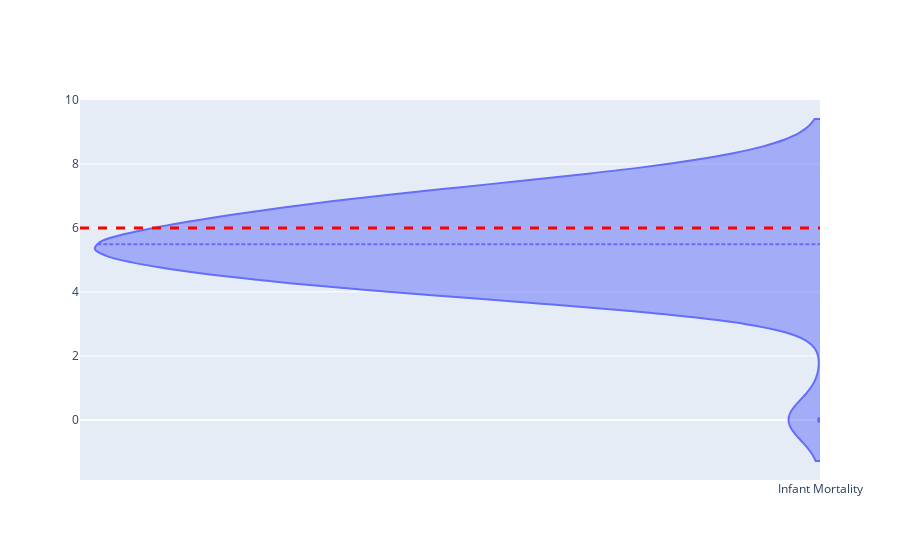

The notebook cell saved with this chart:
### Code cell
fig = go.Figure()
fig.add_trace(go.Violin(y=pivot_state["Infant Mortality"], name="Infant Mortality", side="negative", meanline_visible=True))
fig.add_hline(y=6, line_color="red", line_width=3, line_dash="dash")
fig.show()

### Figure 1 — Plotly figure (JSON) as saved in the notebook; plotly's stock layout.template omitted (floating-point values rounded to 4 significant figures)
{"data": [{"meanline": {"visible": true}, "name": "Infant Mortality", "side": "negative", "type": "violin", "y": [5.07, 6.99, 7.38, 5.19, 3.92, 4.8, 4.33, 5.1, 5.8, 6.28, 4.88, 4.43, 5.06, 5.5, 6.75, 6.6, 6.43, 7.59, 3.94, 5.73, 6.33, 6.8, 4.13, 5.89, 8.12, 5, 6.77, 5.47, 5.68, 4.41, 4, 5.3, 4.64, 4.08, 6.7, 5.9, 4.22, 5.58, 3.96, 6.64, 7.3, 6.38, 5.29, 5.43, 5.76, 0, 4.51, 5.94, 7.33, 5.22]}], "layout": {"shapes": [{"line": {"color": "red", "dash": "dash", "width": 3}, "type": "line", "x0": 0, "x1": 1, "xref": "x domain", "y0": 6, "y1": 6, "yref": "y"}]}}
